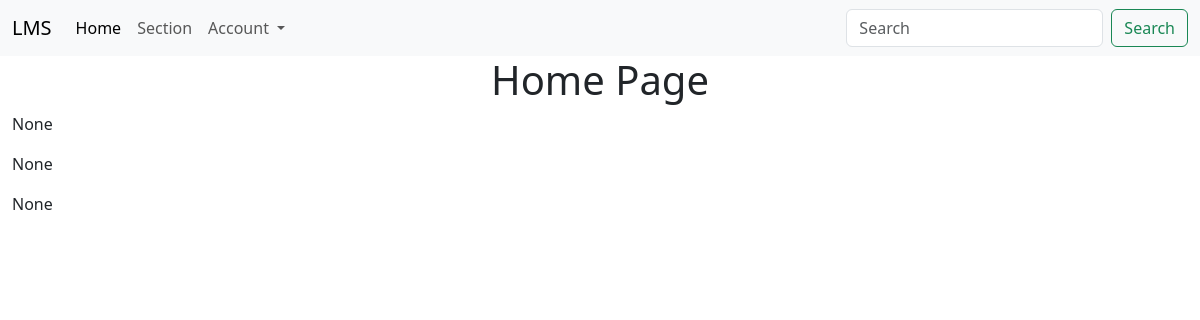
Before: / with the older database file.
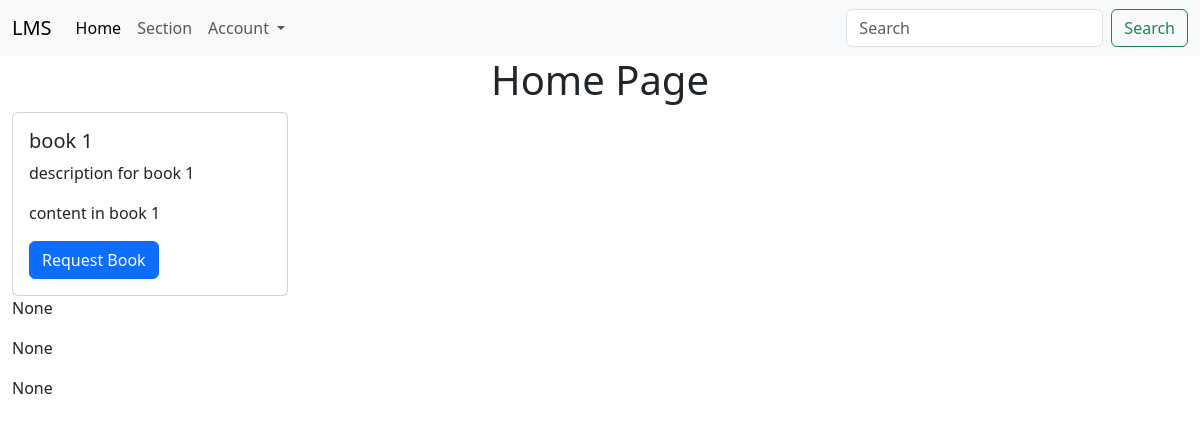
After: the same page with the newer database file.
### app/models.py (models this page shows)
class Book(db.Model):
    __tablename__ = "books"
    book_id = db.Column(db.Integer, autoincrement=True, primary_key=True)
    title = db.Column(db.String, nullable=False)
    description = db.Column(db.String, nullable=True)
    content = db.Column(db.String, nullable=False)
    author = db.Column(db.String, nullable=False)
    section_id = db.Column(
        db.Integer, db.ForeignKey("sections.section_id"), nullable=True
    )

### main.py (the view)
@app.route("/")
def homepage():
    if request.method == "GET":
        search = request.args.get("search")
        if search:
            books = Book.query.filter_by(title=search)
        else:
            books = Book.query.all()
        session_details = (
            session.get("username"),
            session.get("role"),
            session.get("email"),
        )
    return render_template(
        "homepage.html", books=books, session_details=session_details
    )

### templates/homepage.html
{% extends "base.html" %}
{% block content %}
<h1 class="d-flex justify-content-center align-items-center">Home Page</h1>
<div class="row mt-2 p-0 mx-0">
    {% for book in books %}
    <div class="col-3">
        <div class="card">
            <div class="card-body">
                <h5 class="card-title">{{ book.title }}</h5>
                <p class="card-text">{{ book.description}}</p>
                <p class="card-text">{{ book.content}}</p>
                <a href="#" class="btn btn-primary">Request Book</a>
            </div>
        </div>
    </div>
    {% endfor %}
    {% for detail in session_details %}
    <p>{{ detail }}</p>
    {% endfor %}
</div>
{% endblock%}

### templates/base.html (shortened to what this page needs)
<!DOCTYPE html>
<html lang="en">
<head>
    <link href="https://cdn.jsdelivr.net/npm/bootstrap@5.3.3/dist/css/bootstrap.min.css" rel="stylesheet"
>
</head>
<body>
    <nav class="navbar navbar-expand-lg bg-body-tertiary">
        <div class="container-fluid">
            <a class="navbar-brand" href="#">LMS</a>
            <div class="collapse navbar-collapse" id="navbarScroll">
                <ul class="navbar-nav me-auto my-2 my-lg-0 navbar-nav-scroll" style="--bs-scroll-height: 100px;">
                    <li class="nav-item">
                        <a class="nav-link active" aria-current="page" href="/">Home</a>
                    </li>
                    <li class="nav-item">
                        <a class="nav-link" aria-current="page" href="/sections">Section</a>
                    </li>
                    <li class="nav-item dropdown">
                        <a class="nav-link dropdown-toggle" href="#" role="button" data-bs-toggle="dropdown"
                            aria-expanded="false">
                            Account
                        </a>
                    </li>
                </ul>
                <form class="d-flex" action="/" method="get" role="search">
                    <input class="form-control me-2" name="search" type="search" placeholder="Search"
                        aria-label="Search">
                    <button class="btn btn-outline-success" type="submit">Search</button>
                </form>
            </div>
        </div>
    </nav>
    {% block content %}
    {% endblock %}
</body>
</html>

Changed rows visible on the page:
added Book: title "book 1", description "description for book 1", content "content in book 1"
